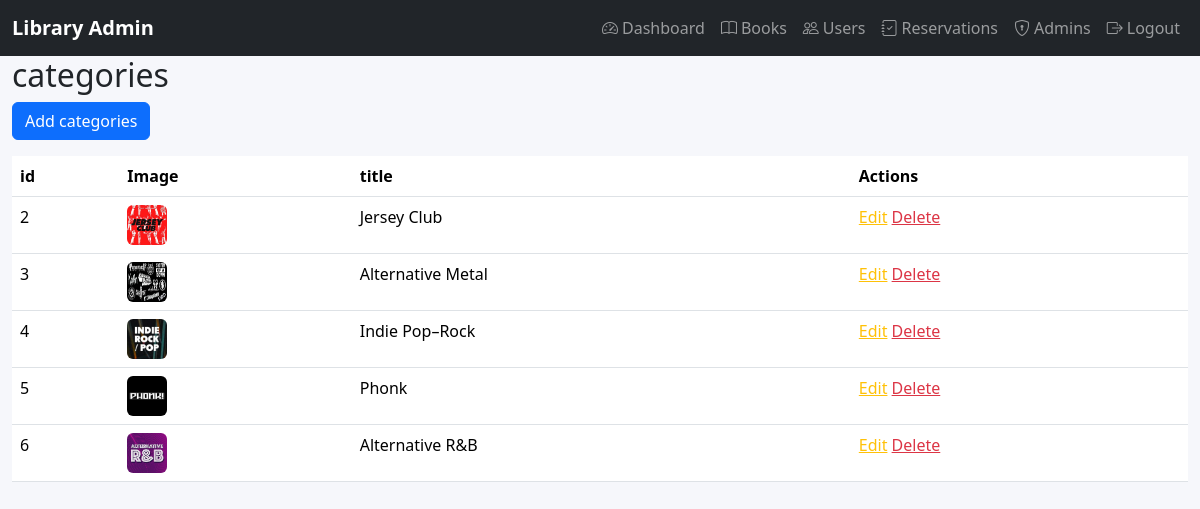
The page /view/Admin/categories/index.php on the database as committed earlier.
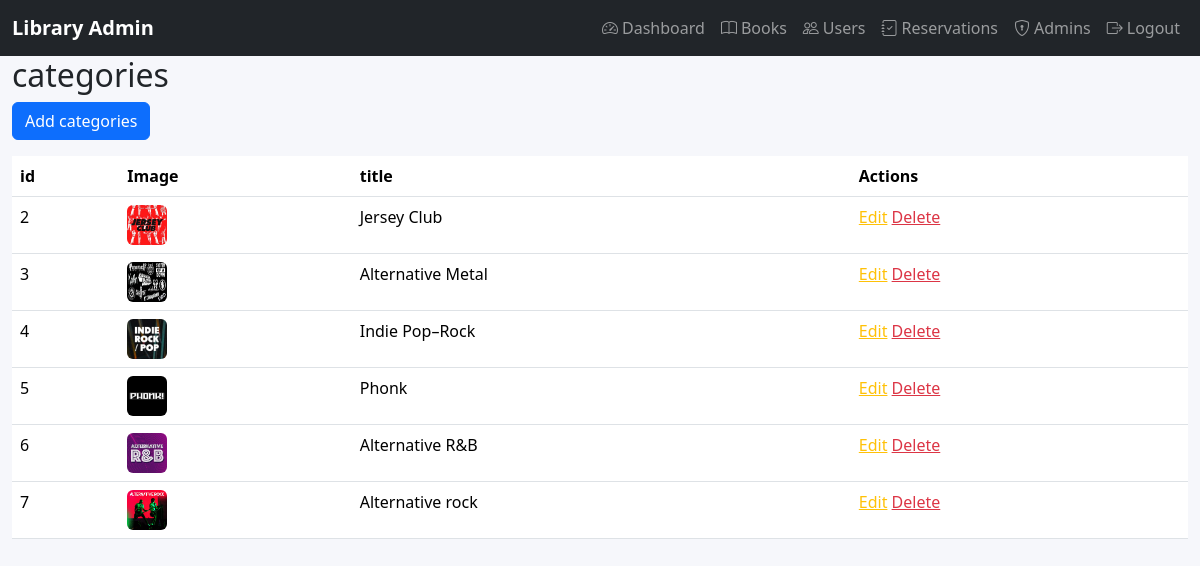
The same page on the database as committed later.
### tables this page shows
CREATE TABLE `categories` (
  `id` int(11) NOT NULL,
  `title` varchar(255) NOT NULL,
  `img` varchar(255) NOT NULL,
  `created_at` timestamp NOT NULL DEFAULT current_timestamp(),
  `updated_at` timestamp NULL DEFAULT NULL
);

### functions/helpers.php (called while the page is built, shortened)
<?php
function url_get($url , $id){
    return trim(BASE_URL," /"). "/".trim ($url,"/")."?id=$id";
}
?>

### view/Admin/categories/index.php (the view, shortened to what this page needs)
<?php
require_once "../layouts/header.php";
$categories = $conn->query("SELECT * FROM `categories`")->fetchAll();
?>
<div class="container">
    <h2>categories</h2>
    <a href="../../../controller/categories/insertcategories.php" class="btn btn-primary mb-3">Add categories</a>
    <table class="table">
        <thead>
            <tr>
                <th>id</th>
                <th>Image</th>
                <th>title</th>
                <th>Actions</th>
            </tr>
        </thead>
        <tbody>
            <?php foreach ($categories as $category) { ?>
                <tr>
                    <td><?= $category['id'] ?></td>
                    <td>
                        <?php if (!empty($category['img'])) { ?>
                            <img src="../../../public/categories/<?= $category['img'] ?>" width="40" height="40" class="rounded">
                        <?php }
                        ?>
                    </td>
                    <td><?= $category['title'] ?></td>
                    <td>
                    <a href="<?= url_get('view/Admin/categories/update.php', $category['id']) ?>" class="text-warning">Edit</a>
                        <a href="../../../controller/categories/deletecategories.php?id=<?= $category['id'] ?>" class="text-danger" onclick="return confirm('Are you sure you want to delete this artist?')">Delete</a>
                    </td>
                </tr>
            <?php
            }
            ?>
        </tbody>
    </table>
</div>

Rows that differ between the two databases and show on the page:
added categories: id "7", img (picture), title "Alternative rock"
